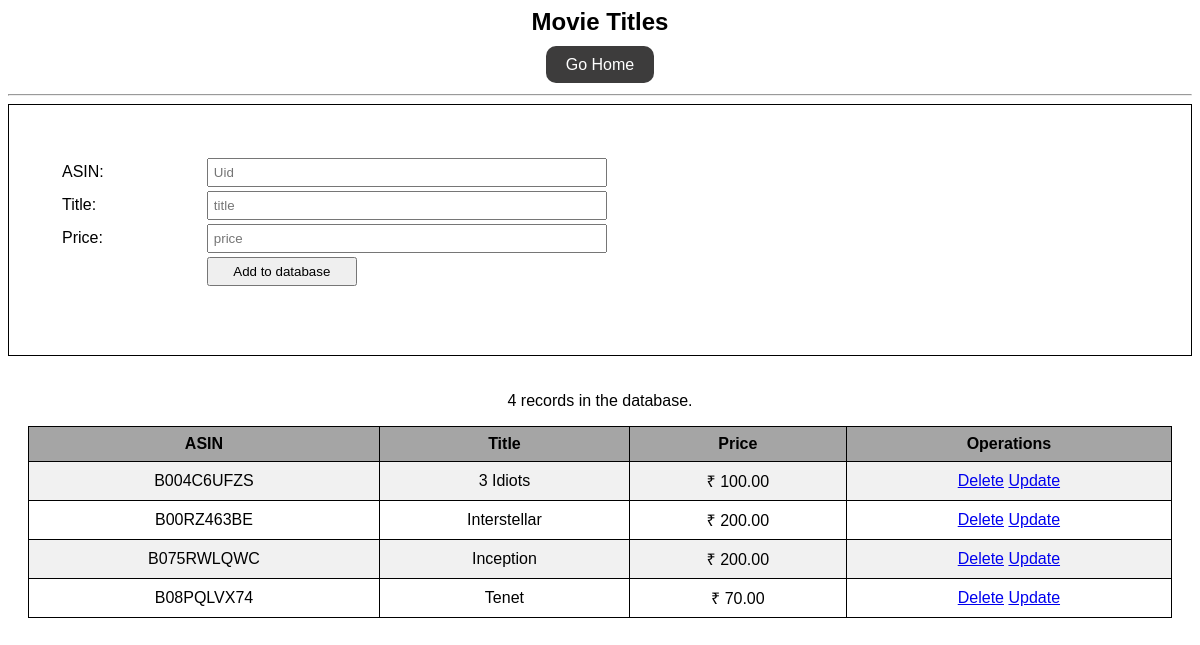
Screenshot of /movieTitle.php with the database file from the repository.
### tables this page shows
CREATE TABLE `dvdtitles` (
  `uid` varchar(15) NOT NULL,
  `title` varchar(100) NOT NULL,
  `price` float(5,2) NOT NULL
);

### movieTitle.php (the view, shortened to what this page needs)
<!DOCTYPE html>
<html lang="en">
<head>
</head>
<body>
    <div class="title-body">
        <h2 class="heading">Movie Titles</h2>
        <div class="buttons">
            <a class="button" href="index.php">Go Home</a>
        </div>
        <hr>
        <div class="title-form">
            <form action="" method="post">
                <table>
                    <tr>
                        <td>ASIN:</td>
                        <td><input type="text" name="uid" placeholder="Uid" value="<?php echo $uid ?>"></td>
                    </tr>
                    <tr>
                        <td>Title:</td>
                        <td><input type="text" name="title" placeholder="title" value="<?php echo $title ?>"></td>
                    </tr>
                    <tr>
                        <td>Price:</td>
                        <td><input type="text" name="price" placeholder="price" value="<?php echo $price ?>"></td>
                    </tr>
                    <tr>
                        <td></td>
                        <td><input type="submit" name="submit" value="Add to database"></td>
                    </tr>
                </table>
            </form>
        </div>
        <?php
        include 'connection.php';
        ?>
        <div class="allTitles">
            <?php
            $sql = "SELECT COUNT(`uid`) as num FROM dvdtitles";
            $result = mysqli_query($conn, $sql);
            $rows = mysqli_fetch_array($result);
            ?>
            <p><span><?php echo $rows['num'] ?></span> records in the database.</p>
            <table>
                <tr>
                    <th>ASIN</th>
                    <th>Title</th>
                    <th>Price</th>
                    <th>Operations</th>
                </tr>
                <?php
                $sql = "SELECT * FROM `dvdtitles`";
                $table = 'dvdtitles';
                $result = mysqli_query($conn, $sql);
                while ($rows = mysqli_fetch_array($result)) {
                ?>
                    <tr>
                        <td><?php echo $rows['uid'] ?></td>
                        <td><?php echo $rows['title'] ?></td>
                        <td>₹ <?php echo $rows['price'] ?></td>
                        <td>
                            <a href="delete.php?id=<?php echo $rows['uid'] ?>&table=<?php echo $table ?>">Delete</a>
                            <a href="movieTitle.php?edit=<?php echo $rows['uid'] ?>">Update</a>
                        </td>
                    </tr>
                <?php
                }
                ?>
            </table>
        </div>
    </div>
</body>
</html>

### movieTitle.php (style rules this page uses)
* { font-family: sans-serif; }
.heading { text-align: center; }
.buttons { margin-bottom: 20px; text-align: center; }
.button { text-decoration: none; color: white; background-color: #3d3c3c; padding: 10px 20px; border-radius: 10px; margin: 5px; }
.title-form { border: 1px solid black; padding: 50px; }
.title-form tr td:nth-child(1) { padding-right: 100px; }
input { width: 400px; padding: 5px; }
input[type=submit] { width: 150px; }
.allTitles { display: flex; align-items: center; justify-content: center; flex-direction: column; margin: 20px; }
.allTitles table { font-family: arial, sans-serif; border-collapse: collapse; width: 100%; }
.allTitles td, .allTitles th { border: 1px solid black; text-align: left; padding: 8px; text-align: center; }
.allTitles tr:nth-child(even) { background-color: #f1f1f1; }
.allTitles tr:nth-child(1) { background-color: #a5a5a5; }

### rows the page displays
dvdtitles: uid "B004C6UFZS", title "3 Idiots", price "100.00"
dvdtitles: uid "B00RZ463BE", title "Interstellar", price "200.00"
dvdtitles: uid "B075RWLQWC", title "Inception", price "200.00"
dvdtitles: uid "B08PQLVX74", title "Tenet", price "70.00"

### other values shown
$rows['num'] "4"
